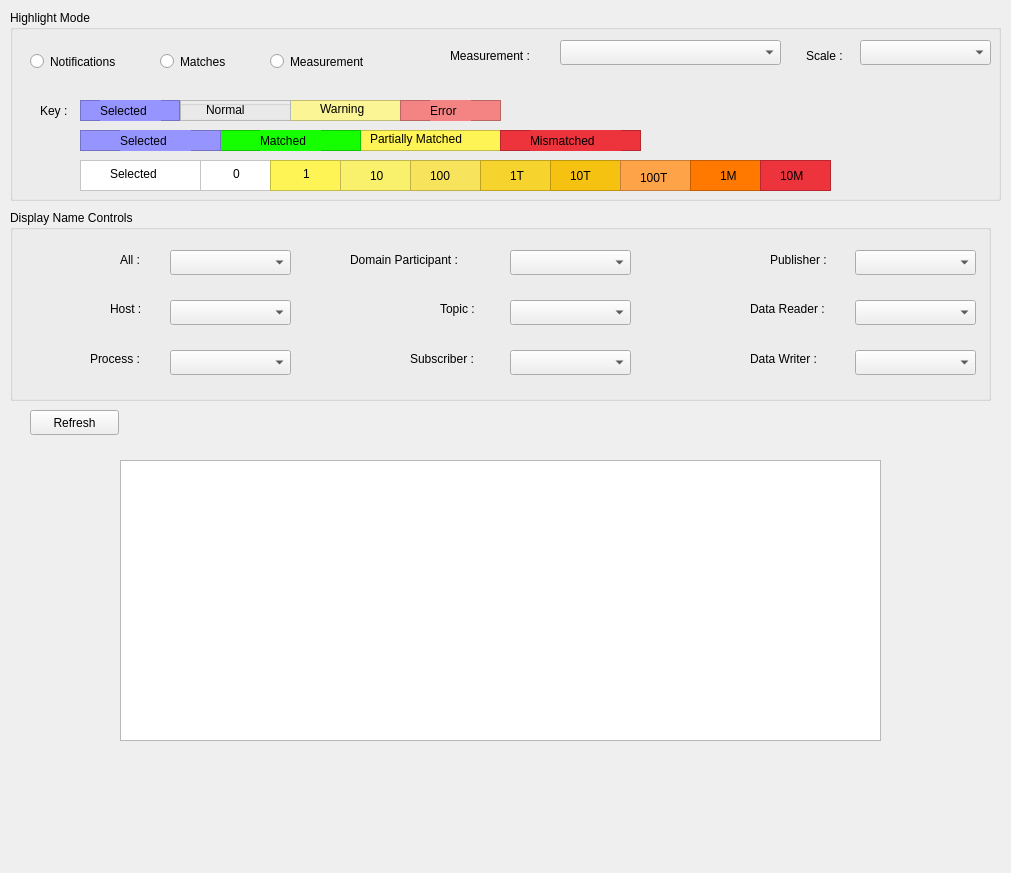
<?xml version="1.0" encoding="UTF-8"?>
<ui version="4.0">
 <class>Widget</class>
 <widget class="QWidget" name="Widget">
  <property name="geometry">
   <rect>
    <x>0</x>
    <y>0</y>
    <width>1011</width>
    <height>873</height>
   </rect>
  </property>
  <property name="windowTitle">
   <string>Overview Panel</string>
  </property>
  <widget class="QGroupBox" name="groupBox">
   <property name="geometry">
    <rect>   
     <x>10</x>
     <y>10</y>
     <width>991</width>
     <height>191</height>
    </rect>
   </property>
   <property name="title">
    <string>Highlight Mode </string>
   </property>
   <widget class="QRadioButton" name="notificationsradio">
    <property name="geometry">
     <rect>
      <x>20</x>
      <y>40</y>
      <width>112</width>
      <height>23</height>
     </rect>
    </property>
    <property name="text">
     <string>Notifications</string>
    </property>
   </widget>
   <widget class="QRadioButton" name="matchesradio">
    <property name="geometry">
     <rect>
      <x>150</x>
      <y>40</y>
      <width>112</width>
      <height>23</height>
     </rect>
    </property>
    <property name="text">
     <string>Matches</string>
    </property>
   </widget>
   <widget class="QRadioButton" name="measurementradio">
    <property name="geometry">
     <rect>
      <x>260</x>
      <y>40</y>
      <width>121</width>
      <height>23</height>
     </rect>
    </property>
    <property name="text">
     <string>Measurement</string>
    </property>
   </widget>
   <widget class="QLabel" name="measuremntlabel">
    <property name="geometry">
     <rect>
      <x>440</x>
      <y>30</y>
      <width>111</width>
      <height>31</height>
     </rect>
    </property>
    <property name="text">
     <string>Measurement : </string>
    </property>
   </widget>
   <widget class="QComboBox" name="measurementcombobox">
    <property name="geometry">
     <rect>
      <x>550</x>
      <y>30</y>
      <width>221</width>
      <height>25</height>
     </rect>
    </property>
   </widget>
   <widget class="QLabel" name="scalelabel">
    <property name="geometry">
     <rect>
      <x>796</x>
      <y>30</y>
      <width>71</width>
      <height>31</height>
     </rect>
    </property>
    <property name="text">
     <string>Scale : </string>
    </property>
   </widget>
   <widget class="QComboBox" name="scalecombobox">
    <property name="geometry">
     <rect>
      <x>850</x>
      <y>30</y>
      <width>131</width>
      <height>25</height>
     </rect>
    </property>
   </widget>
   <widget class="QLabel" name="label_3">
    <property name="geometry">
     <rect>
      <x>30</x>
      <y>80</y>
      <width>41</width>
      <height>41</height>
     </rect>
    </property>
    <property name="text">
     <string>Key :</string>
    </property>
   </widget>
   <widget class="QGroupBox" name="Notificationbox">
    <property name="geometry">
     <rect>
      <x>70</x>
      <y>90</y>
      <width>421</width>
      <height>21</height>
     </rect>
    </property>
    <property name="title">
     <string/>
    </property>
    <widget class="QFrame" name="frame_3">
     <property name="geometry">
      <rect>
       <x>210</x>
       <y>0</y>
       <width>111</width>
       <height>21</height>
      </rect>
     </property>
     <property name="styleSheet">
      <string notr="true">background-color: rgb(252, 245, 150);</string>
     </property>
     <property name="frameShape">
      <enum>QFrame::StyledPanel</enum>
     </property>
     <property name="frameShadow">
      <enum>QFrame::Raised</enum>
     </property>
     <widget class="QLabel" name="label_6">
      <property name="geometry">
       <rect>
        <x>30</x>
        <y>1</y>
        <width>61</width>
        <height>16</height>
       </rect>
      </property>
      <property name="text">
       <string>Warning</string>
      </property>
     </widget>
    </widget>
    <widget class="QFrame" name="frame_4">
     <property name="geometry">
      <rect>
       <x>320</x>
       <y>0</y>
       <width>101</width>
       <height>21</height>
      </rect>
     </property>
     <property name="styleSheet">
      <string notr="true">background-color: rgb(244, 131, 131);</string>
     </property>
     <property name="frameShape">
      <enum>QFrame::StyledPanel</enum>
     </property>
     <property name="frameShadow">
      <enum>QFrame::Raised</enum>
     </property>
     <widget class="QLabel" name="label_7">
      <property name="geometry">
       <rect>
        <x>30</x>
        <y>-10</y>
        <width>41</width>
        <height>41</height>
       </rect>
      </property>
      <property name="text">
       <string>Error</string>
      </property>
     </widget>
    </widget>
    <widget class="QFrame" name="frame">
     <property name="geometry">
      <rect>
       <x>0</x>
       <y>0</y>
       <width>100</width>
       <height>21</height>
      </rect>
     </property>
     <property name="styleSheet">
      <string notr="true">background-color: rgb(150, 148, 255);</string>
     </property>
     <property name="frameShape">
      <enum>QFrame::StyledPanel</enum>
     </property>
     <property name="frameShadow">
      <enum>QFrame::Raised</enum>
     </property>
     <widget class="QLabel" name="label_4">
      <property name="geometry">
       <rect>
        <x>20</x>
        <y>-10</y>
        <width>61</width>
        <height>41</height>
       </rect>
      </property>
      <property name="text">
       <string>Selected</string>
      </property>
     </widget>
    </widget>
    <widget class="QFrame" name="frame_2">
     <property name="geometry">
      <rect>
       <x>100</x>
       <y>0</y>
       <width>111</width>
       <height>21</height>
      </rect>
     </property>
     <property name="styleSheet">
      <string notr="true"/>
     </property>
     <property name="frameShape">
      <enum>QFrame::StyledPanel</enum>
     </property>
     <property name="frameShadow">
      <enum>QFrame::Raised</enum>
     </property>
     <widget class="QLabel" name="label_5">
      <property name="geometry">
       <rect>
        <x>26</x>
        <y>2</y>
        <width>61</width>
        <height>16</height>
       </rect>
      </property>
      <property name="text">
       <string>Normal</string>
      </property>
     </widget>
    </widget>
   </widget>
   <widget class="QGroupBox" name="Measurementbox">
    <property name="geometry">
     <rect>
      <x>70</x>
      <y>150</y>
      <width>751</width>
      <height>31</height>
     </rect>
    </property>
    <property name="title">
     <string/>
    </property>
    <widget class="QFrame" name="frame_10">
     <property name="geometry">
      <rect>
       <x>120</x>
       <y>0</y>
       <width>71</width>
       <height>31</height>
      </rect>
     </property>
     <property name="styleSheet">
      <string notr="true">background-color: rgb(255, 255, 255);</string>
     </property>
     <property name="frameShape">
      <enum>QFrame::StyledPanel</enum>
     </property>
     <property name="frameShadow">
      <enum>QFrame::Raised</enum>
     </property>
     <widget class="QLabel" name="label_13">
      <property name="geometry">
       <rect>
        <x>33</x>
        <y>4</y>
        <width>31</width>
        <height>20</height>
       </rect>
      </property>
      <property name="text">
       <string>0</string>
      </property>
     </widget>
    </widget>
    <widget class="QFrame" name="frame_11">
     <property name="geometry">
      <rect>
       <x>190</x>
       <y>0</y>
       <width>71</width>
       <height>31</height>
      </rect>
     </property>
     <property name="styleSheet">
      <string notr="true">background-color: rgb(255, 244, 85);</string>
     </property>
     <property name="frameShape">
      <enum>QFrame::StyledPanel</enum>
     </property>
     <property name="frameShadow">
      <enum>QFrame::Raised</enum>
     </property>
     <widget class="QLabel" name="label_14">
      <property name="geometry">
       <rect>
        <x>33</x>
        <y>4</y>
        <width>31</width>
        <height>20</height>
       </rect>
      </property>
      <property name="text">
       <string>1</string>
      </property>
     </widget>
    </widget>
    <widget class="QFrame" name="frame_12">
     <property name="geometry">
      <rect>
       <x>260</x>
       <y>0</y>
       <width>71</width>
       <height>31</height>
      </rect>
     </property>
     <property name="styleSheet">
      <string notr="true">background-color: rgb(249, 240, 107);</string>
     </property>
     <property name="frameShape">
      <enum>QFrame::StyledPanel</enum>
     </property>
     <property name="frameShadow">
      <enum>QFrame::Raised</enum>
     </property>
     <widget class="QLabel" name="label_15">
      <property name="geometry">
       <rect>
        <x>30</x>
        <y>6</y>
        <width>21</width>
        <height>20</height>
       </rect>
      </property>
      <property name="text">
       <string>10</string>
      </property>
     </widget>
    </widget>
    <widget class="QFrame" name="frame_13">
     <property name="geometry">
      <rect>
       <x>330</x>
       <y>0</y>
       <width>71</width>
       <height>31</height>
      </rect>
     </property>
     <property name="styleSheet">
      <string notr="true">background-color: rgb(248, 228, 92);</string>
     </property>
     <property name="frameShape">
      <enum>QFrame::StyledPanel</enum>
     </property>
     <property name="frameShadow">
      <enum>QFrame::Raised</enum>
     </property>
     <widget class="QLabel" name="label_16">
      <property name="geometry">
       <rect>
        <x>20</x>
        <y>6</y>
        <width>31</width>
        <height>20</height>
       </rect>
      </property>
      <property name="text">
       <string>100</string>
      </property>
     </widget>
    </widget>
    <widget class="QFrame" name="frame_14">
     <property name="geometry">
      <rect>
       <x>400</x>
       <y>0</y>
       <width>71</width>
       <height>31</height>
      </rect>
     </property>
     <property name="styleSheet">
      <string notr="true">background-color: rgb(246, 211, 45);</string>
     </property>
     <property name="frameShape">
      <enum>QFrame::StyledPanel</enum>
     </property>
     <property name="frameShadow">
      <enum>QFrame::Raised</enum>
     </property>
     <widget class="QLabel" name="label_17">
      <property name="geometry">
       <rect>
        <x>30</x>
        <y>6</y>
        <width>21</width>
        <height>20</height>
       </rect>
      </property>
      <property name="text">
       <string>1T</string>
      </property>
     </widget>
    </widget>
    <widget class="QFrame" name="frame_15">
     <property name="geometry">
      <rect>
       <x>470</x>
       <y>0</y>
       <width>71</width>
       <height>31</height>
      </rect>
     </property>
     <property name="styleSheet">
      <string notr="true">background-color: rgb(245, 194, 17);</string>
     </property>
     <property name="frameShape">
      <enum>QFrame::StyledPanel</enum>
     </property>
     <property name="frameShadow">
      <enum>QFrame::Raised</enum>
     </property>
     <widget class="QLabel" name="label_18">
      <property name="geometry">
       <rect>
        <x>20</x>
        <y>6</y>
        <width>31</width>
        <height>20</height>
       </rect>
      </property>
      <property name="text">
       <string>10T</string>
      </property>
     </widget>
    </widget>
    <widget class="QFrame" name="frame_16">
     <property name="geometry">
      <rect>
       <x>540</x>
       <y>0</y>
       <width>71</width>
       <height>31</height>
      </rect>
     </property>
     <property name="styleSheet">
      <string notr="true">background-color: rgb(255, 163, 72);</string>
     </property>
     <property name="frameShape">
      <enum>QFrame::StyledPanel</enum>
     </property>
     <property name="frameShadow">
      <enum>QFrame::Raised</enum>
     </property>
     <widget class="QLabel" name="label_19">
      <property name="geometry">
       <rect>
        <x>20</x>
        <y>10</y>
        <width>41</width>
        <height>16</height>
       </rect>
      </property>
      <property name="text">
       <string>100T</string>
      </property>
     </widget>
    </widget>
    <widget class="QFrame" name="frame_17">
     <property name="geometry">
      <rect>
       <x>610</x>
       <y>0</y>
       <width>71</width>
       <height>31</height>
      </rect>
     </property>
     <property name="styleSheet">
      <string notr="true">background-color: rgb(255, 120, 0);</string>
     </property>
     <property name="frameShape">
      <enum>QFrame::StyledPanel</enum>
     </property>
     <property name="frameShadow">
      <enum>QFrame::Raised</enum>
     </property>
     <widget class="QLabel" name="label_20">
      <property name="geometry">
       <rect>
        <x>30</x>
        <y>6</y>
        <width>21</width>
        <height>20</height>
       </rect>
      </property>
      <property name="text">
       <string>1M</string>
      </property>
     </widget>
    </widget>
    <widget class="QFrame" name="frame_18">
     <property name="geometry">
      <rect>
       <x>680</x>
       <y>0</y>
       <width>71</width>
       <height>31</height>
      </rect>
     </property>
     <property name="styleSheet">
      <string notr="true">background-color: rgb(237, 51, 59);</string>
     </property>
     <property name="frameShape">
      <enum>QFrame::StyledPanel</enum>
     </property>
     <property name="frameShadow">
      <enum>QFrame::Raised</enum>
     </property>
     <widget class="QLabel" name="label_21">
      <property name="geometry">
       <rect>
        <x>20</x>
        <y>6</y>
        <width>31</width>
        <height>20</height>
       </rect>
      </property>
      <property name="text">
       <string>10M</string>
      </property>
     </widget>
    </widget>
    <widget class="QFrame" name="frame_9">
     <property name="geometry">
      <rect>
       <x>0</x>
       <y>0</y>
       <width>121</width>
       <height>31</height>
      </rect>
     </property>
     <property name="styleSheet">
      <string notr="true">background-color: rgb(255, 255, 255);</string>
     </property>
     <property name="frameShape">
      <enum>QFrame::StyledPanel</enum>
     </property>
     <property name="frameShadow">
      <enum>QFrame::Raised</enum>
     </property>
     <widget class="QLabel" name="label_12">
      <property name="geometry">
       <rect>
        <x>30</x>
        <y>4</y>
        <width>61</width>
        <height>20</height>
       </rect>
      </property>
      <property name="text">
       <string>Selected</string>
      </property>
     </widget>
    </widget>
   </widget>
   <widget class="QGroupBox" name="matchesbox">
    <property name="geometry">
     <rect>
      <x>70</x>
      <y>120</y>
      <width>561</width>
      <height>21</height>
     </rect>
    </property>
    <property name="title">
     <string/>
    </property>
    <widget class="QFrame" name="frame_7">
     <property name="geometry">
      <rect>
       <x>280</x>
       <y>0</y>
       <width>141</width>
       <height>21</height>
      </rect>
     </property>
     <property name="styleSheet">
      <string notr="true">background-color: rgb(255, 244, 85);</string>
     </property>
     <property name="frameShape">
      <enum>QFrame::StyledPanel</enum>
     </property>
     <property name="frameShadow">
      <enum>QFrame::Raised</enum>
     </property>
     <widget class="QLabel" name="label_10">
      <property name="geometry">
       <rect>
        <x>10</x>
        <y>1</y>
        <width>121</width>
        <height>16</height>
       </rect>
      </property>
      <property name="text">
       <string>Partially Matched</string>
      </property>
     </widget>
    </widget>
    <widget class="QFrame" name="frame_6">
     <property name="geometry">
      <rect>
       <x>140</x>
       <y>0</y>
       <width>141</width>
       <height>21</height>
      </rect>
     </property>
     <property name="styleSheet">
      <string notr="true">background-color: rgb(22, 255, 0);</string>
     </property>
     <property name="frameShape">
      <enum>QFrame::StyledPanel</enum>
     </property>
     <property name="frameShadow">
      <enum>QFrame::Raised</enum>
     </property>
     <widget class="QLabel" name="label_9">
      <property name="geometry">
       <rect>
        <x>40</x>
        <y>0</y>
        <width>61</width>
        <height>21</height>
       </rect>
      </property>
      <property name="text">
       <string>Matched</string>
      </property>
     </widget>
    </widget>
    <widget class="QFrame" name="frame_8">
     <property name="geometry">
      <rect>
       <x>420</x>
       <y>0</y>
       <width>141</width>
       <height>21</height>
      </rect>
     </property>
     <property name="styleSheet">
      <string notr="true">background-color: rgb(237, 51, 59);</string>
     </property>
     <property name="frameShape">
      <enum>QFrame::StyledPanel</enum>
     </property>
     <property name="frameShadow">
      <enum>QFrame::Raised</enum>
     </property>
     <widget class="QLabel" name="label_11">
      <property name="geometry">
       <rect>
        <x>30</x>
        <y>0</y>
        <width>91</width>
        <height>21</height>
       </rect>
      </property>
      <property name="text">
       <string>Mismatched</string>
      </property>
     </widget>
    </widget>
    <widget class="QFrame" name="frame_5">
     <property name="geometry">
      <rect>
       <x>0</x>
       <y>0</y>
       <width>141</width>
       <height>21</height>
      </rect>
     </property>
     <property name="styleSheet">
      <string notr="true">background-color: rgb(150, 148, 255);</string>
     </property>
     <property name="frameShape">
      <enum>QFrame::StyledPanel</enum>
     </property>
     <property name="frameShadow">
      <enum>QFrame::Raised</enum>
     </property>
     <widget class="QLabel" name="label_8">
      <property name="geometry">
       <rect>
        <x>40</x>
        <y>0</y>
        <width>71</width>
        <height>21</height>
       </rect>
      </property>
      <property name="text">
       <string>Selected</string>
      </property>
     </widget>
    </widget>
   </widget>
  </widget>
  <widget class="QGroupBox" name="groupBox_2">
   <property name="geometry">
    <rect>
     <x>10</x>
     <y>210</y>
     <width>981</width>
     <height>191</height>
    </rect>
   </property>
   <property name="title">
    <string>Display Name Controls</string>
   </property>
   <widget class="QComboBox" name="comboBox">
    <property name="geometry">
     <rect>
      <x>500</x>
      <y>140</y>
      <width>121</width>
      <height>25</height>
     </rect>
    </property>
   </widget>
   <widget class="QComboBox" name="comboBox_2">
    <property name="geometry">
     <rect>
      <x>160</x>
      <y>90</y>
      <width>121</width>
      <height>25</height>
     </rect>
    </property>
   </widget>
   <widget class="QComboBox" name="comboBox_3">
    <property name="geometry">
     <rect>
      <x>160</x>
      <y>140</y>
      <width>121</width>
      <height>25</height>
     </rect>
    </property>
   </widget>
   <widget class="QComboBox" name="comboBox_4">
    <property name="geometry">
     <rect>
      <x>845</x>
      <y>140</y>
      <width>121</width>
      <height>25</height>
     </rect>
    </property>
   </widget>
   <widget class="QComboBox" name="comboBox_5">
    <property name="geometry">
     <rect>
      <x>500</x>
      <y>90</y>
      <width>121</width>
      <height>25</height>
     </rect>
    </property>
   </widget>
   <widget class="QComboBox" name="allcomboBox">
    <property name="geometry">
     <rect>
      <x>160</x>
      <y>40</y>
      <width>121</width>
      <height>25</height>
     </rect>
    </property>
   </widget>
   <widget class="QComboBox" name="comboBox_7">
    <property name="geometry">
     <rect>
      <x>845</x>
      <y>40</y>
      <width>121</width>
      <height>25</height>
     </rect>
    </property>
   </widget>
   <widget class="QComboBox" name="comboBox_8">
    <property name="geometry">
     <rect>
      <x>845</x>
      <y>90</y>
      <width>121</width>
      <height>25</height>
     </rect>
    </property>
   </widget>
   <widget class="QComboBox" name="comboBox_9">
    <property name="geometry">
     <rect>
      <x>500</x>
      <y>40</y>
      <width>121</width>
      <height>25</height>
     </rect>
    </property>
   </widget>
   <widget class="QLabel" name="label">
    <property name="geometry">
     <rect>
      <x>110</x>
      <y>40</y>
      <width>41</width>
      <height>20</height>
     </rect>
    </property>
    <property name="text">
     <string>All :</string>
    </property>
   </widget>
   <widget class="QLabel" name="label_2">
    <property name="geometry">
     <rect>
      <x>100</x>
      <y>90</y>
      <width>51</width>
      <height>17</height>
     </rect>
    </property>
    <property name="text">
     <string>Host :</string>
    </property>
   </widget>
   <widget class="QLabel" name="label_22">
    <property name="geometry">
     <rect>
      <x>80</x>
      <y>140</y>
      <width>67</width>
      <height>17</height>
     </rect>
    </property>
    <property name="text">
     <string>Process : </string>
    </property>
   </widget>
   <widget class="QLabel" name="label_23">
    <property name="geometry">
     <rect>
      <x>340</x>
      <y>40</y>
      <width>141</width>
      <height>20</height>
     </rect>
    </property>
    <property name="text">
     <string>Domain Participant :</string>
    </property>
   </widget>
   <widget class="QLabel" name="label_24">
    <property name="geometry">
     <rect>
      <x>430</x>
      <y>90</y>
      <width>51</width>
      <height>17</height>
     </rect>
    </property>
    <property name="text">
     <string>Topic :</string>
    </property>
   </widget>
   <widget class="QLabel" name="label_25">
    <property name="geometry">
     <rect>
      <x>400</x>
      <y>140</y>
      <width>81</width>
      <height>17</height>
     </rect>
    </property>
    <property name="text">
     <string>Subscriber :</string>
    </property>
   </widget>
   <widget class="QLabel" name="label_26">
    <property name="geometry">
     <rect>
      <x>760</x>
      <y>40</y>
      <width>81</width>
      <height>20</height>
     </rect>
    </property>
    <property name="text">
     <string>Publisher :</string>
    </property>
   </widget>
   <widget class="QLabel" name="label_27">
    <property name="geometry">
     <rect>
      <x>740</x>
      <y>90</y>
      <width>91</width>
      <height>17</height>
     </rect>
    </property>
    <property name="text">
     <string>Data Reader :</string>
    </property>
   </widget>
   <widget class="QLabel" name="label_28">
    <property name="geometry">
     <rect>
      <x>740</x>
      <y>140</y>
      <width>91</width>
      <height>17</height>
     </rect>
    </property>
    <property name="text">
     <string>Data Writer :</string>
    </property>
   </widget>
  </widget>
  <widget class="QTableWidget" name="tableWidget">
   <property name="geometry">
    <rect>
     <x>120</x>
     <y>460</y>
     <width>761</width>
     <height>281</height>
    </rect>
   </property>
  </widget>
  <widget class="QPushButton" name="RefreshButton">
   <property name="geometry">
    <rect>
     <x>30</x>
     <y>410</y>
     <width>89</width>
     <height>25</height>
    </rect>
   </property>
   <property name="text">
    <string>Refresh</string>
   </property>
  </widget>
 </widget>
 <resources/>
 <connections/>
</ui>
